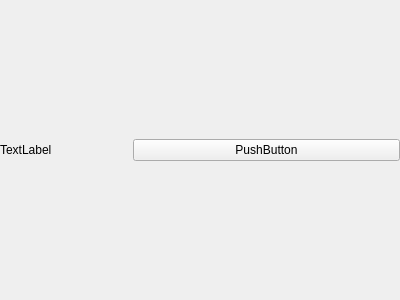
<?xml version="1.0" encoding="UTF-8"?>
<ui version="4.0">
 <class>ViewerButton</class>
 <widget class="QWidget" name="ViewerButton">
  <property name="geometry">
   <rect>
    <x>0</x>
    <y>0</y>
    <width>400</width>
    <height>300</height>
   </rect>
  </property>
  <property name="windowTitle">
   <string>Form</string>
  </property>
  <layout class="QHBoxLayout" name="horizontalLayout" stretch="1,2">
   <property name="spacing">
    <number>0</number>
   </property>
   <property name="leftMargin">
    <number>0</number>
   </property>
   <property name="topMargin">
    <number>0</number>
   </property>
   <property name="rightMargin">
    <number>0</number>
   </property>
   <property name="bottomMargin">
    <number>0</number>
   </property>
   <item>
    <widget class="QLabel" name="label">
     <property name="text">
      <string>TextLabel</string>
     </property>
    </widget>
   </item>
   <item>
    <widget class="QPushButton" name="pushButton">
     <property name="text">
      <string>PushButton</string>
     </property>
    </widget>
   </item>
  </layout>
 </widget>
 <resources/>
 <connections/>
</ui>
